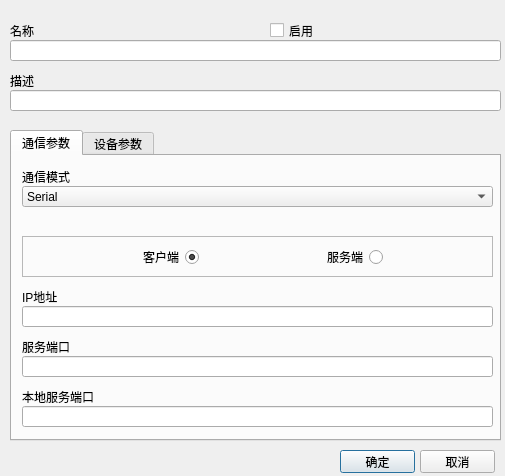
<?xml version="1.0" encoding="UTF-8"?>
<ui version="4.0">
 <class>CMDDeviceConfigDialog</class>
 <widget class="QDialog" name="CMDDeviceConfigDialog">
  <property name="geometry">
   <rect>
    <x>0</x>
    <y>0</y>
    <width>505</width>
    <height>476</height>
   </rect>
  </property>
  <property name="windowTitle">
   <string>Dialog</string>
  </property>
  <widget class="QLineEdit" name="nameEdit">
   <property name="geometry">
    <rect>
     <x>10</x>
     <y>40</y>
     <width>491</width>
     <height>21</height>
    </rect>
   </property>
  </widget>
  <widget class="QLineEdit" name="descriptionEdit">
   <property name="geometry">
    <rect>
     <x>10</x>
     <y>90</y>
     <width>491</width>
     <height>21</height>
    </rect>
   </property>
   <property name="readOnly">
    <bool>false</bool>
   </property>
  </widget>
  <widget class="QLabel" name="label_2">
   <property name="geometry">
    <rect>
     <x>10</x>
     <y>20</y>
     <width>251</width>
     <height>21</height>
    </rect>
   </property>
   <property name="text">
    <string>名称</string>
   </property>
  </widget>
  <widget class="QLabel" name="label_4">
   <property name="geometry">
    <rect>
     <x>10</x>
     <y>70</y>
     <width>431</width>
     <height>21</height>
    </rect>
   </property>
   <property name="text">
    <string>描述</string>
   </property>
  </widget>
  <widget class="QPushButton" name="okButton">
   <property name="geometry">
    <rect>
     <x>340</x>
     <y>450</y>
     <width>75</width>
     <height>23</height>
    </rect>
   </property>
   <property name="text">
    <string>确定</string>
   </property>
  </widget>
  <widget class="QPushButton" name="cancelButton">
   <property name="geometry">
    <rect>
     <x>420</x>
     <y>450</y>
     <width>75</width>
     <height>23</height>
    </rect>
   </property>
   <property name="text">
    <string>取消</string>
   </property>
  </widget>
  <widget class="QCheckBox" name="enableCheckBox">
   <property name="geometry">
    <rect>
     <x>270</x>
     <y>20</y>
     <width>171</width>
     <height>21</height>
    </rect>
   </property>
   <property name="text">
    <string>启用</string>
   </property>
  </widget>
  <widget class="QTabWidget" name="tabWidget">
   <property name="geometry">
    <rect>
     <x>10</x>
     <y>130</y>
     <width>491</width>
     <height>311</height>
    </rect>
   </property>
   <property name="currentIndex">
    <number>0</number>
   </property>
   <widget class="QWidget" name="tab">
    <attribute name="title">
     <string>通信参数</string>
    </attribute>
    <widget class="QLabel" name="label_3">
     <property name="geometry">
      <rect>
       <x>10</x>
       <y>10</y>
       <width>471</width>
       <height>21</height>
      </rect>
     </property>
     <property name="text">
      <string>通信模式</string>
     </property>
    </widget>
    <widget class="QStackedWidget" name="stackedWidget">
     <property name="enabled">
      <bool>true</bool>
     </property>
     <property name="geometry">
      <rect>
       <x>0</x>
       <y>60</y>
       <width>481</width>
       <height>221</height>
      </rect>
     </property>
     <property name="currentIndex">
      <number>1</number>
     </property>
     <widget class="QWidget" name="page_3">
      <widget class="QLabel" name="label_5">
       <property name="geometry">
        <rect>
         <x>10</x>
         <y>10</y>
         <width>211</width>
         <height>21</height>
        </rect>
       </property>
       <property name="text">
        <string>端口</string>
       </property>
      </widget>
      <widget class="QComboBox" name="portComboBox">
       <property name="geometry">
        <rect>
         <x>10</x>
         <y>30</y>
         <width>211</width>
         <height>25</height>
        </rect>
       </property>
      </widget>
      <widget class="QComboBox" name="baudRateComboBox">
       <property name="geometry">
        <rect>
         <x>240</x>
         <y>30</y>
         <width>201</width>
         <height>21</height>
        </rect>
       </property>
       <item>
        <property name="text">
         <string>115200</string>
        </property>
       </item>
       <item>
        <property name="text">
         <string>57600</string>
        </property>
       </item>
       <item>
        <property name="text">
         <string>38400</string>
        </property>
       </item>
       <item>
        <property name="text">
         <string>19200</string>
        </property>
       </item>
       <item>
        <property name="text">
         <string>9600</string>
        </property>
       </item>
       <item>
        <property name="text">
         <string>4800</string>
        </property>
       </item>
       <item>
        <property name="text">
         <string>2400</string>
        </property>
       </item>
       <item>
        <property name="text">
         <string>1200</string>
        </property>
       </item>
      </widget>
      <widget class="QLabel" name="label_7">
       <property name="geometry">
        <rect>
         <x>240</x>
         <y>10</y>
         <width>201</width>
         <height>21</height>
        </rect>
       </property>
       <property name="text">
        <string>波特率</string>
       </property>
      </widget>
      <widget class="QLabel" name="label_8">
       <property name="geometry">
        <rect>
         <x>10</x>
         <y>60</y>
         <width>211</width>
         <height>21</height>
        </rect>
       </property>
       <property name="text">
        <string>数据位</string>
       </property>
      </widget>
      <widget class="QLabel" name="label_9">
       <property name="geometry">
        <rect>
         <x>240</x>
         <y>60</y>
         <width>191</width>
         <height>21</height>
        </rect>
       </property>
       <property name="text">
        <string>停止位</string>
       </property>
      </widget>
      <widget class="QComboBox" name="parityComboBox">
       <property name="geometry">
        <rect>
         <x>10</x>
         <y>130</y>
         <width>211</width>
         <height>21</height>
        </rect>
       </property>
       <item>
        <property name="text">
         <string>NONE</string>
        </property>
       </item>
       <item>
        <property name="text">
         <string>ODD</string>
        </property>
       </item>
       <item>
        <property name="text">
         <string>EVEN</string>
        </property>
       </item>
       <item>
        <property name="text">
         <string>MARK</string>
        </property>
       </item>
       <item>
        <property name="text">
         <string>SPACE</string>
        </property>
       </item>
      </widget>
      <widget class="QLabel" name="label_10">
       <property name="geometry">
        <rect>
         <x>10</x>
         <y>110</y>
         <width>211</width>
         <height>21</height>
        </rect>
       </property>
       <property name="text">
        <string>校验位</string>
       </property>
      </widget>
      <widget class="QComboBox" name="stopBitsComboBox">
       <property name="geometry">
        <rect>
         <x>240</x>
         <y>80</y>
         <width>201</width>
         <height>21</height>
        </rect>
       </property>
       <item>
        <property name="text">
         <string>1</string>
        </property>
       </item>
       <item>
        <property name="text">
         <string>1.5</string>
        </property>
       </item>
       <item>
        <property name="text">
         <string>2</string>
        </property>
       </item>
      </widget>
      <widget class="QComboBox" name="dataBitsComboBox">
       <property name="geometry">
        <rect>
         <x>10</x>
         <y>80</y>
         <width>211</width>
         <height>21</height>
        </rect>
       </property>
       <item>
        <property name="text">
         <string>5</string>
        </property>
       </item>
       <item>
        <property name="text">
         <string>6</string>
        </property>
       </item>
       <item>
        <property name="text">
         <string>7</string>
        </property>
       </item>
       <item>
        <property name="text">
         <string>8</string>
        </property>
       </item>
      </widget>
     </widget>
     <widget class="QWidget" name="page">
      <widget class="QLabel" name="label_6">
       <property name="geometry">
        <rect>
         <x>10</x>
         <y>70</y>
         <width>461</width>
         <height>21</height>
        </rect>
       </property>
       <property name="text">
        <string>IP地址</string>
       </property>
      </widget>
      <widget class="QLineEdit" name="serverPortEdit">
       <property name="geometry">
        <rect>
         <x>10</x>
         <y>140</y>
         <width>471</width>
         <height>21</height>
        </rect>
       </property>
      </widget>
      <widget class="QLabel" name="label_11">
       <property name="geometry">
        <rect>
         <x>10</x>
         <y>120</y>
         <width>471</width>
         <height>21</height>
        </rect>
       </property>
       <property name="text">
        <string>服务端口</string>
       </property>
      </widget>
      <widget class="QLineEdit" name="serverIPEdit">
       <property name="geometry">
        <rect>
         <x>10</x>
         <y>90</y>
         <width>471</width>
         <height>21</height>
        </rect>
       </property>
      </widget>
      <widget class="QLineEdit" name="localPortEdit">
       <property name="geometry">
        <rect>
         <x>10</x>
         <y>190</y>
         <width>471</width>
         <height>21</height>
        </rect>
       </property>
      </widget>
      <widget class="QLabel" name="label_12">
       <property name="geometry">
        <rect>
         <x>10</x>
         <y>170</y>
         <width>471</width>
         <height>21</height>
        </rect>
       </property>
       <property name="text">
        <string>本地服务端口</string>
       </property>
      </widget>
      <widget class="QFrame" name="frame">
       <property name="geometry">
        <rect>
         <x>10</x>
         <y>20</y>
         <width>471</width>
         <height>41</height>
        </rect>
       </property>
       <property name="frameShape">
        <enum>QFrame::StyledPanel</enum>
       </property>
       <property name="frameShadow">
        <enum>QFrame::Raised</enum>
       </property>
       <widget class="QRadioButton" name="clientRadioButton">
        <property name="geometry">
         <rect>
          <x>96</x>
          <y>10</y>
          <width>81</width>
          <height>22</height>
         </rect>
        </property>
        <property name="layoutDirection">
         <enum>Qt::RightToLeft</enum>
        </property>
        <property name="text">
         <string>客户端</string>
        </property>
        <property name="checked">
         <bool>true</bool>
        </property>
       </widget>
       <widget class="QRadioButton" name="serverRadioButton">
        <property name="geometry">
         <rect>
          <x>280</x>
          <y>10</y>
          <width>81</width>
          <height>22</height>
         </rect>
        </property>
        <property name="layoutDirection">
         <enum>Qt::RightToLeft</enum>
        </property>
        <property name="text">
         <string>服务端</string>
        </property>
       </widget>
      </widget>
     </widget>
     <widget class="QWidget" name="page_2">
      <widget class="QLabel" name="label_14">
       <property name="geometry">
        <rect>
         <x>10</x>
         <y>10</y>
         <width>431</width>
         <height>21</height>
        </rect>
       </property>
       <property name="text">
        <string>通信参数</string>
       </property>
      </widget>
      <widget class="QLineEdit" name="usbCommParameterEdit">
       <property name="geometry">
        <rect>
         <x>10</x>
         <y>30</y>
         <width>431</width>
         <height>21</height>
        </rect>
       </property>
      </widget>
     </widget>
     <widget class="QWidget" name="page_5">
      <widget class="QLineEdit" name="boardCommParameterEdit">
       <property name="geometry">
        <rect>
         <x>10</x>
         <y>30</y>
         <width>431</width>
         <height>21</height>
        </rect>
       </property>
      </widget>
      <widget class="QLabel" name="label_19">
       <property name="geometry">
        <rect>
         <x>10</x>
         <y>10</y>
         <width>431</width>
         <height>21</height>
        </rect>
       </property>
       <property name="text">
        <string>通信参数</string>
       </property>
      </widget>
     </widget>
     <widget class="QWidget" name="page_4">
      <widget class="QLineEdit" name="otherCommParameterEdit">
       <property name="geometry">
        <rect>
         <x>10</x>
         <y>30</y>
         <width>431</width>
         <height>21</height>
        </rect>
       </property>
      </widget>
      <widget class="QLabel" name="label_15">
       <property name="geometry">
        <rect>
         <x>10</x>
         <y>10</y>
         <width>431</width>
         <height>21</height>
        </rect>
       </property>
       <property name="text">
        <string>通信参数</string>
       </property>
      </widget>
     </widget>
    </widget>
    <widget class="QComboBox" name="communicationTypeBox">
     <property name="geometry">
      <rect>
       <x>10</x>
       <y>30</y>
       <width>471</width>
       <height>21</height>
      </rect>
     </property>
     <item>
      <property name="text">
       <string>Serial</string>
      </property>
     </item>
     <item>
      <property name="text">
       <string>TCP</string>
      </property>
     </item>
     <item>
      <property name="text">
       <string>UDP</string>
      </property>
     </item>
     <item>
      <property name="text">
       <string>USB</string>
      </property>
     </item>
     <item>
      <property name="text">
       <string>Board</string>
      </property>
     </item>
     <item>
      <property name="text">
       <string>Other</string>
      </property>
     </item>
    </widget>
    <zorder>stackedWidget</zorder>
    <zorder>label_3</zorder>
    <zorder>communicationTypeBox</zorder>
   </widget>
   <widget class="QWidget" name="tab_2">
    <attribute name="title">
     <string>设备参数</string>
    </attribute>
    <widget class="QLabel" name="label_16">
     <property name="geometry">
      <rect>
       <x>10</x>
       <y>160</y>
       <width>431</width>
       <height>21</height>
      </rect>
     </property>
     <property name="text">
      <string>站地址</string>
     </property>
    </widget>
    <widget class="QLineEdit" name="stationEdit">
     <property name="geometry">
      <rect>
       <x>10</x>
       <y>180</y>
       <width>471</width>
       <height>21</height>
      </rect>
     </property>
     <property name="text">
      <string>1</string>
     </property>
     <property name="readOnly">
      <bool>false</bool>
     </property>
    </widget>
    <widget class="QLineEdit" name="replyTimeoutEdit">
     <property name="geometry">
      <rect>
       <x>10</x>
       <y>80</y>
       <width>471</width>
       <height>21</height>
      </rect>
     </property>
     <property name="text">
      <string>1000</string>
     </property>
     <property name="readOnly">
      <bool>false</bool>
     </property>
    </widget>
    <widget class="QLabel" name="label_17">
     <property name="geometry">
      <rect>
       <x>10</x>
       <y>60</y>
       <width>431</width>
       <height>21</height>
      </rect>
     </property>
     <property name="text">
      <string>命令超时(ms)</string>
     </property>
    </widget>
    <widget class="QLineEdit" name="protocolEdit">
     <property name="geometry">
      <rect>
       <x>10</x>
       <y>30</y>
       <width>471</width>
       <height>21</height>
      </rect>
     </property>
     <property name="text">
      <string>MindPLC</string>
     </property>
     <property name="readOnly">
      <bool>true</bool>
     </property>
    </widget>
    <widget class="QLabel" name="label">
     <property name="geometry">
      <rect>
       <x>10</x>
       <y>10</y>
       <width>431</width>
       <height>21</height>
      </rect>
     </property>
     <property name="text">
      <string>通信协议</string>
     </property>
    </widget>
    <widget class="QLineEdit" name="retriesEdit">
     <property name="geometry">
      <rect>
       <x>10</x>
       <y>130</y>
       <width>471</width>
       <height>21</height>
      </rect>
     </property>
     <property name="text">
      <string>3</string>
     </property>
     <property name="readOnly">
      <bool>false</bool>
     </property>
    </widget>
    <widget class="QLabel" name="label_18">
     <property name="geometry">
      <rect>
       <x>10</x>
       <y>110</y>
       <width>431</width>
       <height>21</height>
      </rect>
     </property>
     <property name="text">
      <string>命令重试次数</string>
     </property>
    </widget>
   </widget>
  </widget>
 </widget>
 <resources/>
 <connections/>
</ui>
